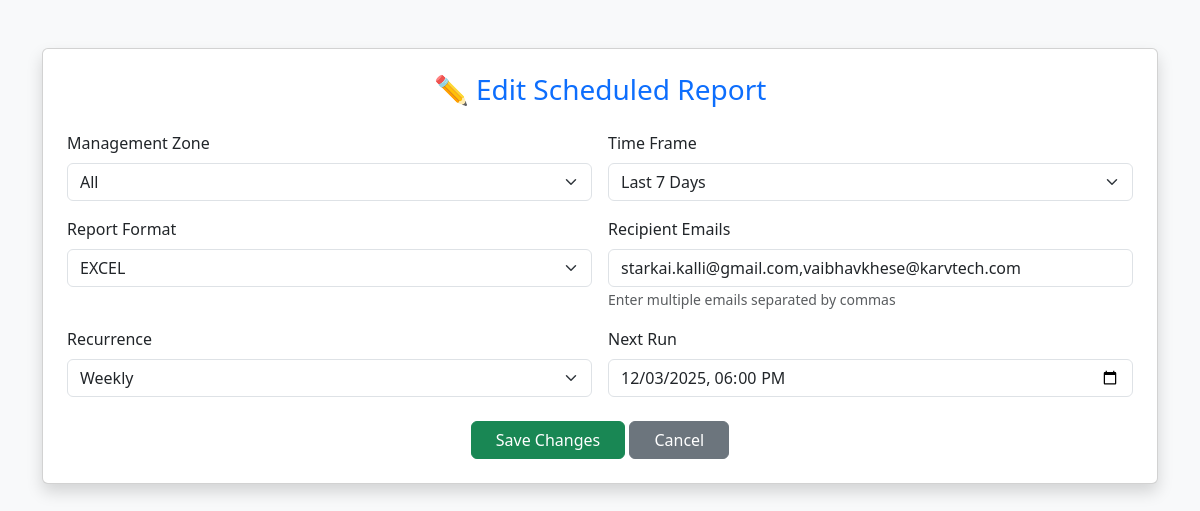
/edit_schedule/26/, run on the app's committed database.
### dashboard/models.py (models this page shows, shortened)
class ScheduledReport(models.Model):
    REPORT_CHOICES = [
        ("capacity", "Capacity Management"),
        ("problem", "Problem Analysis"),
        ("user", "User Management"),
        ("software", "Software Inventory"),
    ]
    report_type = models.CharField(max_length=50, choices=REPORT_CHOICES)
    tenant_url = models.CharField(max_length=255, blank=True, null=True)
    access_token = models.CharField(max_length=255, blank=True, null=True)
    account_uuid = models.CharField(max_length=255, blank=True, null=True)
    client_id = models.CharField(max_length=255, blank=True, null=True)
    client_secret = models.CharField(max_length=255, blank=True, null=True)
    management_zone = models.CharField(max_length=255, blank=True, null=True)
    timeframe = models.CharField(max_length=50)
    recipient_email = models.TextField()   # instead of EmailField
    report_format = models.CharField(max_length=10)
    recurrence = models.CharField(max_length=10)
    next_run = models.DateTimeField()
    status = models.CharField(max_length=20, default="Scheduled")
    created_at = models.DateTimeField(auto_now_add=True)

### dashboard/views.py (the view, shortened to what this page needs)
# urls.py: path('edit_schedule/<int:pk>/', views.edit_schedule, name='edit_schedule'),
def edit_schedule(request, pk):
    from django.utils import timezone
    from zoneinfo import ZoneInfo
    IST = ZoneInfo("Asia/Kolkata")
    schedule = get_object_or_404(ScheduledReport, pk=pk)
    zones = []  # Clean list of zone names only
    tenant_url = schedule.tenant_url
    access_token = schedule.access_token
    try:
        if tenant_url and access_token:
            raw_zones = _fetch_management_zones(tenant_url, access_token)
            zones = [z["name"] for z in raw_zones if isinstance(z, dict) and "name" in z]
    except Exception as e:
        logger.info(f"⚠️ Could not fetch management zones: {e}")
    return render(request, "edit_schedule.html", {
        "schedule": schedule,
        "zones": zones,
    })

### templates/edit_schedule.html (shortened to what this page needs)
<!DOCTYPE html>
<html lang="en">
<head>
  <link href="https://cdn.jsdelivr.net/npm/bootstrap@5.3.2/dist/css/bootstrap.min.css" rel="stylesheet">
</head>
<body class="bg-light">
<div class="container mt-5">
  <div class="card shadow p-4">
    <h3 class="text-primary mb-4 text-center">✏️ Edit Scheduled Report</h3>
    <form method="POST">
      <div class="row g-3">
        <div class="col-md-6">
          <label class="form-label">Management Zone</label>
          <select name="management_zone" class="form-select">
            <option value="All" {% if schedule.management_zone == "All" %}selected{% endif %}>
                All
            </option>
          </select>
        </div>
        <div class="col-md-6">
          <label class="form-label">Time Frame</label>
          <select name="timeframe" class="form-select" required>
            <option value="7d" {% if schedule.timeframe == "7d" %}selected{% endif %}>Last 7 Days</option>
          </select>
        </div>
        <div class="col-md-6">
          <label class="form-label">Report Format</label>
          <select name="report_format" class="form-select" required>
            <option value="excel" {% if schedule.report_format == "excel" %}selected{% endif %}>EXCEL</option>
          </select>
        </div>
        <div class="col-md-6">
          <label class="form-label">Recipient Emails</label>
          <input type="text"
                 name="recipient_email"
                 class="form-control"
                 value="{{ schedule.recipient_email }}"
                 placeholder="email1@example.com, email2@example.com"
                 required>
          <small class="text-muted">Enter multiple emails separated by commas</small>
        </div>
        <div class="col-md-6">
          <label class="form-label">Recurrence</label>
          <select name="recurrence" class="form-select" required>
            <option value="weekly" {% if schedule.recurrence == "weekly" %}selected{% endif %}>Weekly</option>
          </select>
        </div>
        <div class="col-md-6">
          <label class="form-label">Next Run</label>
          <input type="datetime-local"
                 name="next_run"
                 class="form-control"
                 value="{{ schedule.next_run|date:'Y-m-d\\TH:i' }}"
                 required>
        </div>
      </div>
      <div class="text-center mt-4">
        <button type="submit" class="btn btn-success px-4">Save Changes</button>
        <a href="{% url 'email_scheduler' %}" class="btn btn-secondary px-4">Cancel</a>
      </div>
    </form>
  </div>
</div>
</body>
</html>

### data on the page
ScheduledReport: management_zone "All", timeframe "Last 7 Days", report_format "EXCEL", recipient_email "starkai.kalli@gmail.com,vaibhavkhese@karvtech.com", recurrence "Weekly", next_run "12/03/2025 18:00"
